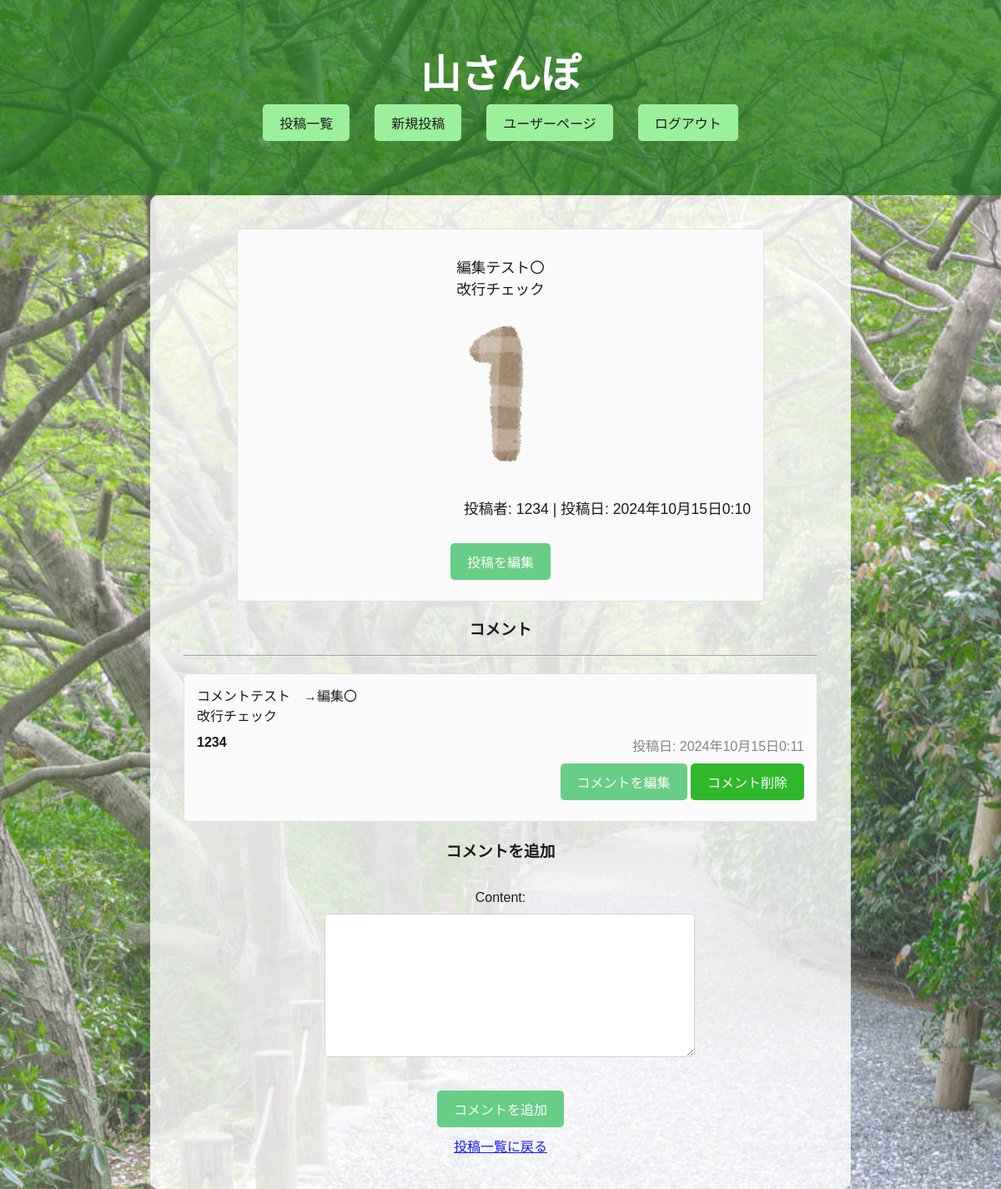
The app's page /post/2/ (signed in) with its own data.
### posts/models.py (models this page shows, shortened)
class Post(models.Model):
    user = models.ForeignKey(User, on_delete=models.CASCADE)
    picture = models.ImageField(upload_to='images/', blank=True, null=True)
    contents = models.TextField(blank=True, null=True)
    created_at = models.DateTimeField(auto_now_add=True)
    updated_at = models.DateTimeField(auto_now=True)
    is_active = models.BooleanField(default=True)

class Comment(models.Model):
    user = models.ForeignKey(User, on_delete=models.CASCADE)
    post = models.ForeignKey(Post, related_name='comments', on_delete=models.CASCADE)
    content = models.TextField()
    created_at = models.DateTimeField(auto_now_add=True)

### posts/views.py (the view)
# urls.py: path('post/<int:post_id>/', views.post_detail, name='post_detail'),  # 投稿詳細
@login_required
def post_detail(request, post_id):
    post = get_object_or_404(Post, id=post_id)
    if request.method == 'POST':
        comment_form = CommentForm(request.POST)
        if comment_form.is_valid():
            try:
                comment = comment_form.save(commit=False)
                comment.post = post
                comment.user = request.user
                comment.save()
                return redirect('post_detail', post_id=post.id)
            except Exception as e:
                pass
    else:
        comment_form = CommentForm()
    return render(request, 'post_detail.html', {
        'post': post,
        'comment_form': comment_form
    })

### posts/forms.py
class CommentForm(forms.ModelForm):
    class Meta:
        model = Comment
        fields = ['content']

### posts/templates/post_detail.html (shortened to what this page needs)
{% extends 'base.html' %}
{% block content %}
<div class="centered-container">
    <div class="post">
        <p>{{ post.contents|linebreaksbr }}</p>
        {% if post.picture %}
            <img src="{{ post.picture.url }}" alt="投稿画像" style="max-width: 100%; height: auto;">
        {% endif %}
        <p style="text-align: right;">投稿者: {{ post.user.username }} | 投稿日: {{ post.created_at }}</p>
        {% if post.user == request.user %}
            <a href="{% url 'edit_post' post.id %}" class="comment-edit-button">投稿を編集</a>
        {% endif %}
    </div>
    <h3>コメント</h3>
    <hr>
    {% for comment in post.comments.all %}
        <div class="comment" style="margin-bottom: 20px;">
            <p style="text-align: left;">{{ comment.content|linebreaksbr }}</p>
            <div class="comment-details" style="display: flex; justify-content: space-between;">
                <span class="comment-author">{{ comment.user.username }}</span>
                <span class="comment-date">投稿日: {{ comment.created_at }}</span>
            </div>
            {% if comment.user == request.user %}
            <div style="text-align: right;">
                <a href="{% url 'edit_comment' comment.id %}" class="comment-edit-button">コメントを編集</a>
                <form method="POST" action="{% url 'delete_comment' comment.id %}" onsubmit="return confirm('本当にこのコメントを削除しますか？');" style="display: inline;">
                    <button type="submit" class="comment-delete-button">コメント削除</button>
                </form>
            </div>
            {% endif %}
        </div>
    {% empty %}
        <p>コメントはまだありません。</p>
    {% endfor %}
    <h3>コメントを追加</h3>
    <form method="POST" action="{% url 'post_detail' post.id %}">
        {{ comment_form.as_p }}
        <button type="submit" class="comment-edit-button">コメントを追加</button>
    </form>
    <a href="{% url 'post_list' %}">投稿一覧に戻る</a>
</div>
{% endblock %}

### static/css/style.css (style rules this page uses)
body { font-family: Arial, sans-serif; margin: 0; padding: 0; background-color: hsl(208, 59%, 81%); background-image: url('/static/images/nature-background.jpg'); background-size: cover; background-position: center; }
body::after { content: ''; position: absolute; top: 0; left: 0; right: 0; bottom: 0; background-color: rgba(255, 255, 255, 0.1); pointer-events: none; }
.centered-container { max-width: 800px; margin: 0 auto; padding: 20px; text-align: center; }
form { display: flex; flex-direction: column; margin: 20px 0; }
form input, form textarea { margin: 10px 0; padding: 10px; font-size: 1em; border: 1px solid #ccc; border-radius: 5px; }
form button { background-color: #006400; color: white; padding: 10px; border: none; border-radius: 5px; font-size: 1em; cursor: pointer; }
.post { width: 100%; max-width: 600px; margin: 10px 0; border: 1px solid #ddd; padding: 15px; border-radius: 5px; background-color: #f9f9f9; }
.post p { font-size: 1.1em; line-height: 1.5em; }
.post img { max-width: 100%; height: auto; border-radius: 5px; }
.comment { width: 100%; max-width: 800px; margin: 20px auto; padding: 15px; background-color: #f9f9f9; border-radius: 5px; border: 1px solid #ddd; box-sizing: border-box; }
.comment-author { display: block; font-weight: bold; }
.comment-date { display: block; color: #777; text-align: right; }
.comment-details { display: flex; justify-content: space-between; width: 100%; margin-top: 10px; }
.comment p { width: 100%; margin: 0; line-height: 1.5; word-wrap: break-word; }
img { max-width: 100%; height: auto; border-radius: 5px; }
.post, form { margin: 0 auto; max-width: 600px; }
form { display: flex; flex-direction: column; align-items: center; }
form input, form textarea, form button { width: 100%; max-width: 600px; margin-bottom: 10px; padding: 10px; font-size: 1em; border-radius: 5px; }
.comment-edit-button, .comment-delete-button { display: inline-block; padding: 10px 20px; margin: 10px 0; text-decoration: none; color: white; background-color: #57c778; border-radius: 5px; text-align: center; transition: background-color 0.3s ease; cursor: pointer; width: auto; }
form button.comment-delete-button { display: inline-block; padding: 10px 20px; margin: 10px 0; text-decoration: none; color: white; background-color: #19af14; border-radius: 5px; cursor: pointer; transition: background-color 0.3s ease; width: auto; }

### records on screen
Post: contents "編集テスト〇 改行チェック", picture (picture), user.username "1234", created_at "2024年10月15日0:10"
Comment: content "コメントテスト →編集〇 改行チェック", user.username "1234", created_at "2024年10月15日0:11", shows "コメントを編集"
